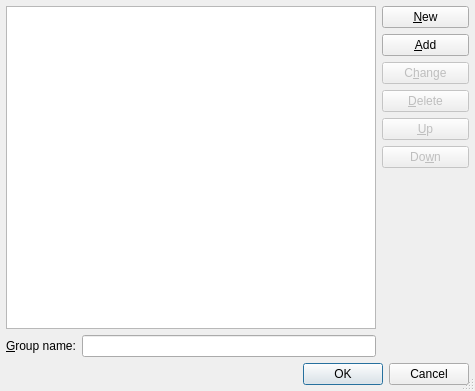
<ui version="4.0" >
 <class>ToolGroupConfigurationDialog</class>
 <widget class="QDialog" name="ToolGroupConfigurationDialog" >
  <property name="geometry" >
   <rect>
    <x>0</x>
    <y>0</y>
    <width>475</width>
    <height>391</height>
   </rect>
  </property>
  <property name="windowTitle" >
   <string>Configure Tool Groups</string>
  </property>
  <property name="sizeGripEnabled" >
   <bool>true</bool>
  </property>
  <layout class="QVBoxLayout" >
   <item>
    <layout class="QGridLayout" >
     <item row="3" column="2" >
      <widget class="QPushButton" name="deleteButton" >
       <property name="enabled" >
        <bool>false</bool>
       </property>
       <property name="toolTip" >
        <string>Delete the selected entry</string>
       </property>
       <property name="whatsThis" >
        <string>&lt;b>Delete&lt;/b>
&lt;p>Delete the selected entry.&lt;/p></string>
       </property>
       <property name="text" >
        <string>&amp;Delete</string>
       </property>
       <property name="shortcut" >
        <string>Alt+D</string>
       </property>
      </widget>
     </item>
     <item row="1" column="2" >
      <widget class="QPushButton" name="addButton" >
       <property name="toolTip" >
        <string>Add a new tools entry</string>
       </property>
       <property name="whatsThis" >
        <string>&lt;b>Add&lt;/b>
&lt;p>Add a new tool groups entry with the name entered below.&lt;/p></string>
       </property>
       <property name="text" >
        <string>&amp;Add</string>
       </property>
       <property name="shortcut" >
        <string>Alt+A</string>
       </property>
      </widget>
     </item>
     <item row="7" column="0" >
      <widget class="QLabel" name="TextLabel2" >
       <property name="text" >
        <string>&amp;Group name:</string>
       </property>
       <property name="buddy" >
        <cstring>nameEdit</cstring>
       </property>
      </widget>
     </item>
     <item row="2" column="2" >
      <widget class="QPushButton" name="changeButton" >
       <property name="enabled" >
        <bool>false</bool>
       </property>
       <property name="toolTip" >
        <string>Change the values of the selected entry</string>
       </property>
       <property name="whatsThis" >
        <string>&lt;b>Change&lt;/b>
&lt;p>Change the values of the selected entry.&lt;/p></string>
       </property>
       <property name="text" >
        <string>C&amp;hange</string>
       </property>
       <property name="shortcut" >
        <string>Alt+H</string>
       </property>
      </widget>
     </item>
     <item row="6" column="2" >
      <spacer>
       <property name="orientation" >
        <enum>Qt::Vertical</enum>
       </property>
       <property name="sizeType" >
        <enum>QSizePolicy::Expanding</enum>
       </property>
       <property name="sizeHint" stdset="0" >
        <size>
         <width>87</width>
         <height>20</height>
        </size>
       </property>
      </spacer>
     </item>
     <item row="0" column="2" >
      <widget class="QPushButton" name="newButton" >
       <property name="toolTip" >
        <string>Clear all entry fields</string>
       </property>
       <property name="whatsThis" >
        <string>&lt;b>New&lt;/b>
&lt;p>Clear all entry fields for entering a new tool groups entry.&lt;/p></string>
       </property>
       <property name="text" >
        <string>&amp;New</string>
       </property>
       <property name="shortcut" >
        <string>Alt+N</string>
       </property>
      </widget>
     </item>
     <item row="4" column="2" >
      <widget class="QPushButton" name="upButton" >
       <property name="enabled" >
        <bool>false</bool>
       </property>
       <property name="toolTip" >
        <string>Move up</string>
       </property>
       <property name="whatsThis" >
        <string>&lt;b>Move Up&lt;/b>
&lt;p>Move the selected entry up.&lt;/p></string>
       </property>
       <property name="text" >
        <string>&amp;Up</string>
       </property>
       <property name="shortcut" >
        <string>Alt+U</string>
       </property>
      </widget>
     </item>
     <item row="5" column="2" >
      <widget class="QPushButton" name="downButton" >
       <property name="enabled" >
        <bool>false</bool>
       </property>
       <property name="toolTip" >
        <string>Move down</string>
       </property>
       <property name="whatsThis" >
        <string>&lt;b>Move Down&lt;/b>
&lt;p>Move the selected entry down.&lt;/p></string>
       </property>
       <property name="text" >
        <string>Do&amp;wn</string>
       </property>
       <property name="shortcut" >
        <string>Alt+W</string>
       </property>
      </widget>
     </item>
     <item rowspan="7" row="0" column="0" colspan="2" >
      <widget class="QListWidget" name="groupsList" />
     </item>
     <item row="7" column="1" >
      <widget class="QLineEdit" name="nameEdit" >
       <property name="toolTip" >
        <string>Enter the menu text</string>
       </property>
       <property name="whatsThis" >
        <string>&lt;b>Menu text&lt;/b>
&lt;p>Enter the menu text. Precede the accelerator key with an &amp; character.&lt;/p></string>
       </property>
      </widget>
     </item>
    </layout>
   </item>
   <item>
    <widget class="QDialogButtonBox" name="buttonBox" >
     <property name="orientation" >
      <enum>Qt::Horizontal</enum>
     </property>
     <property name="standardButtons" >
      <set>QDialogButtonBox::Cancel|QDialogButtonBox::Ok</set>
     </property>
    </widget>
   </item>
  </layout>
 </widget>
 <layoutdefault spacing="6" margin="6" />
 <pixmapfunction>qPixmapFromMimeSource</pixmapfunction>
 <tabstops>
  <tabstop>groupsList</tabstop>
  <tabstop>nameEdit</tabstop>
  <tabstop>newButton</tabstop>
  <tabstop>addButton</tabstop>
  <tabstop>changeButton</tabstop>
  <tabstop>deleteButton</tabstop>
  <tabstop>upButton</tabstop>
  <tabstop>downButton</tabstop>
 </tabstops>
 <resources/>
 <connections>
  <connection>
   <sender>buttonBox</sender>
   <signal>accepted()</signal>
   <receiver>ToolGroupConfigurationDialog</receiver>
   <slot>accept()</slot>
   <hints>
    <hint type="sourcelabel" >
     <x>20</x>
     <y>365</y>
    </hint>
    <hint type="destinationlabel" >
     <x>22</x>
     <y>387</y>
    </hint>
   </hints>
  </connection>
  <connection>
   <sender>buttonBox</sender>
   <signal>rejected()</signal>
   <receiver>ToolGroupConfigurationDialog</receiver>
   <slot>reject()</slot>
   <hints>
    <hint type="sourcelabel" >
     <x>143</x>
     <y>370</y>
    </hint>
    <hint type="destinationlabel" >
     <x>145</x>
     <y>391</y>
    </hint>
   </hints>
  </connection>
 </connections>
</ui>
